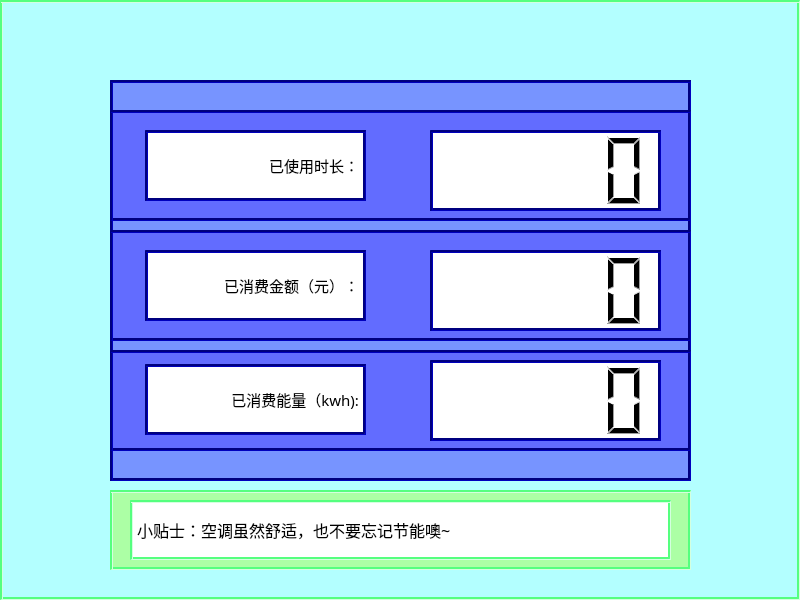
<?xml version="1.0" encoding="UTF-8"?>
<ui version="4.0">
 <class>Form</class>
 <widget class="QWidget" name="Form">
  <property name="geometry">
   <rect>
    <x>0</x>
    <y>0</y>
    <width>800</width>
    <height>600</height>
   </rect>
  </property>
  <property name="windowTitle">
   <string>Form</string>
  </property>
  <property name="styleSheet">
   <string notr="true">border:3px groove  rgb(85, 255, 127);
background-color: rgba(170, 255, 255, 170);
</string>
  </property>
  <widget class="QWidget" name="displayborad" native="true">
   <property name="geometry">
    <rect>
     <x>110</x>
     <y>80</y>
     <width>581</width>
     <height>401</height>
    </rect>
   </property>
   <property name="styleSheet">
    <string notr="true">border:3px groove  rgb(0, 0, 127);
background-color: rgba(85, 85, 255, 160);</string>
   </property>
   <widget class="QWidget" name="time_display" native="true">
    <property name="geometry">
     <rect>
      <x>0</x>
      <y>30</y>
      <width>581</width>
      <height>111</height>
     </rect>
    </property>
    <property name="styleSheet">
     <string notr="true">background-color: rgba(85, 85, 255, 160);</string>
    </property>
    <widget class="QLCDNumber" name="timecost_lcd">
     <property name="geometry">
      <rect>
       <x>320</x>
       <y>20</y>
       <width>231</width>
       <height>81</height>
      </rect>
     </property>
     <property name="styleSheet">
      <string notr="true">background-color: rgb(255, 255, 255);</string>
     </property>
    </widget>
    <widget class="QLabel" name="timecost_label">
     <property name="geometry">
      <rect>
       <x>35</x>
       <y>20</y>
       <width>221</width>
       <height>71</height>
      </rect>
     </property>
     <property name="font">
      <font>
       <family>00 Starmap Truetype</family>
       <pointsize>11</pointsize>
      </font>
     </property>
     <property name="styleSheet">
      <string notr="true">background-color: rgb(255, 255, 255);</string>
     </property>
     <property name="text">
      <string>已使用时长：</string>
     </property>
     <property name="alignment">
      <set>Qt::AlignRight|Qt::AlignTrailing|Qt::AlignVCenter</set>
     </property>
    </widget>
   </widget>
   <widget class="QWidget" name="monycost_display" native="true">
    <property name="geometry">
     <rect>
      <x>0</x>
      <y>150</y>
      <width>581</width>
      <height>111</height>
     </rect>
    </property>
    <widget class="QLabel" name="monycost_label">
     <property name="geometry">
      <rect>
       <x>35</x>
       <y>20</y>
       <width>221</width>
       <height>71</height>
      </rect>
     </property>
     <property name="font">
      <font>
       <family>00 Starmap Truetype</family>
       <pointsize>11</pointsize>
      </font>
     </property>
     <property name="styleSheet">
      <string notr="true">background-color: rgb(255, 255, 255);</string>
     </property>
     <property name="text">
      <string>已消费金额（元）：</string>
     </property>
     <property name="alignment">
      <set>Qt::AlignRight|Qt::AlignTrailing|Qt::AlignVCenter</set>
     </property>
    </widget>
    <widget class="QLCDNumber" name="monycost_lcd">
     <property name="geometry">
      <rect>
       <x>320</x>
       <y>20</y>
       <width>231</width>
       <height>81</height>
      </rect>
     </property>
     <property name="styleSheet">
      <string notr="true">background-color: rgb(255, 255, 255);</string>
     </property>
    </widget>
   </widget>
   <widget class="QWidget" name="energe_display" native="true">
    <property name="geometry">
     <rect>
      <x>0</x>
      <y>270</y>
      <width>581</width>
      <height>101</height>
     </rect>
    </property>
    <widget class="QLabel" name="energy_label">
     <property name="geometry">
      <rect>
       <x>35</x>
       <y>14</y>
       <width>221</width>
       <height>71</height>
      </rect>
     </property>
     <property name="font">
      <font>
       <family>00 Starmap Truetype</family>
       <pointsize>11</pointsize>
      </font>
     </property>
     <property name="styleSheet">
      <string notr="true">background-color: rgb(255, 255, 255);</string>
     </property>
     <property name="text">
      <string>已消费能量（kwh):</string>
     </property>
     <property name="alignment">
      <set>Qt::AlignRight|Qt::AlignTrailing|Qt::AlignVCenter</set>
     </property>
    </widget>
    <widget class="QLCDNumber" name="energy_lcd">
     <property name="geometry">
      <rect>
       <x>320</x>
       <y>10</y>
       <width>231</width>
       <height>81</height>
      </rect>
     </property>
     <property name="styleSheet">
      <string notr="true">background-color: rgb(255, 255, 255);</string>
     </property>
    </widget>
   </widget>
  </widget>
  <widget class="QWidget" name="notes" native="true">
   <property name="geometry">
    <rect>
     <x>110</x>
     <y>490</y>
     <width>581</width>
     <height>80</height>
    </rect>
   </property>
   <property name="styleSheet">
    <string notr="true">background-color: rgba(170, 255, 127, 180);</string>
   </property>
   <widget class="QLabel" name="label">
    <property name="geometry">
     <rect>
      <x>20</x>
      <y>10</y>
      <width>541</width>
      <height>60</height>
     </rect>
    </property>
    <property name="font">
     <font>
      <family>00 Starmap Truetype</family>
      <pointsize>12</pointsize>
     </font>
    </property>
    <property name="styleSheet">
     <string notr="true">background-color: rgb(255, 255, 255);</string>
    </property>
    <property name="text">
     <string>小贴士：空调虽然舒适，也不要忘记节能噢~</string>
    </property>
   </widget>
  </widget>
 </widget>
 <resources>
  <include location="../../static/img/servent.qrc"/>
 </resources>
 <connections/>
</ui>
